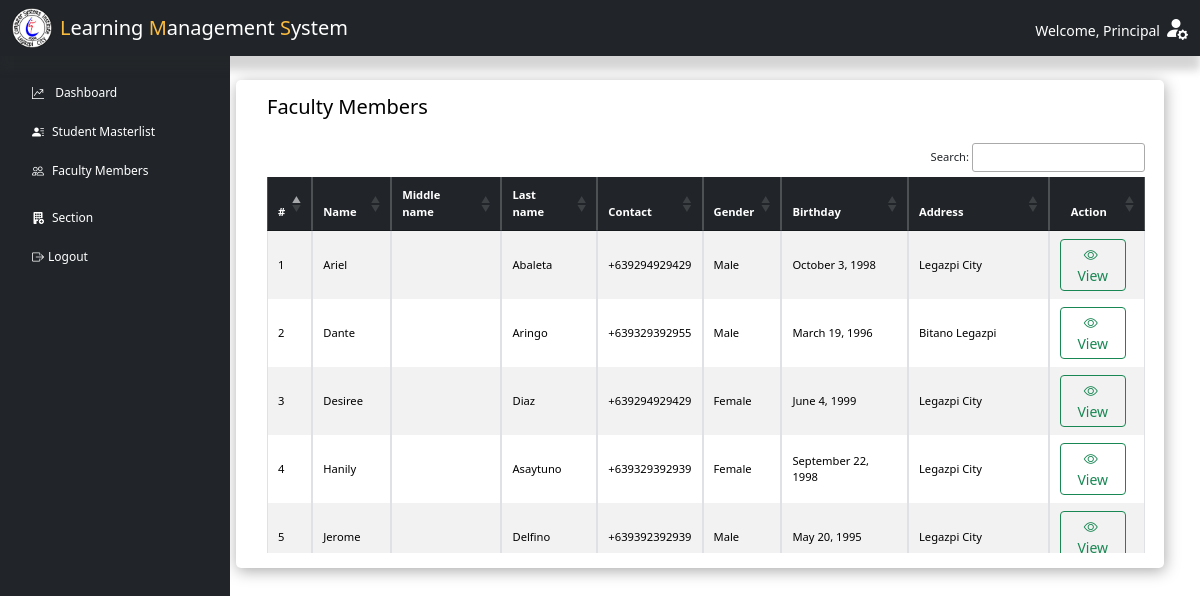
The app's page /principal/index.php?page=facultymembers (signed in), older data.
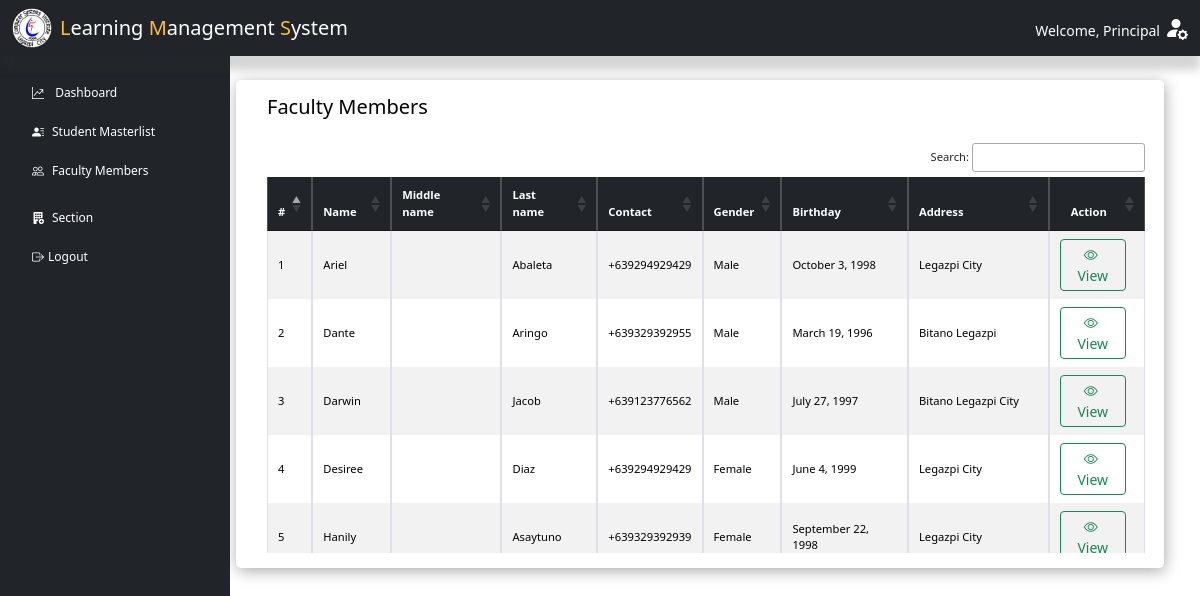
The same page, newer data.
### tables this page shows
CREATE TABLE `teacher` (
  `teacher_id` varchar(50) NOT NULL COMMENT 'Primary key',
  `teacher_fname` varchar(50) NOT NULL,
  `teacher_mname` varchar(50) DEFAULT NULL,
  `teacher_lname` varchar(50) NOT NULL,
  `teacher_contact` varchar(15) NOT NULL,
  `teacher_gender` varchar(50) NOT NULL,
  `teacher_dob` date NOT NULL,
  `status` varchar(50) NOT NULL,
  `teacher_address` varchar(150) NOT NULL,
  `image` varchar(255) DEFAULT NULL,
  `id` varchar(50) DEFAULT NULL COMMENT 'User ID'
);

### includes/dbh-inc.php (called while the page is built)
<?php
include "function.php";
$mySQLFunction = new myDataBase("localhost", "root", "Nicolas051002", "lms_db");

### includes/function.php (called while the page is built, shortened)
<?php
class myDataBase
{
    private $hostname;
    private $username;
    private $password;
    private $database;
    public $con;
    public function __construct($hostname, $username, $password, $database)
    {
        $this->hostname = $hostname;
        $this->username = $username;
        $this->password = $password;
        $this->database = $database;
    }
    public function connection()
    {
        try {
            if (!$this->con) {
                $this->con = mysqli_connect($this->hostname, $this->username, $this->password, $this->database);
                if ($this->con) {
                    return true;
                } else {
                    return false;
                }
            } else {
                return true;
            }
        } catch (mysqli_sql_exception $e) {
            echo $e;
        }
    }
    public function disconnect()
    {
        if ($this->con) {
            if (mysqli_close($this->con)) {
                $this->con = false;
                return true;
            } else {
                return false;
            }
        } else {
            return true;
        }
    }
    public function getTeacher($row = null, $value = null)
    {
        if ($row != null &&  $value != null) {
            $sql = "SELECT * FROM `teacher` WHERE `$row` = '$value'";
            $stored = ($this->con->query($sql))->fetch_assoc();
            return $stored;
        } else {
            $sql = "SELECT * FROM `teacher` ORDER BY `teacher_fname`";
            $stored = ($this->con->query($sql))->fetch_all(MYSQLI_ASSOC);
            return $stored;
        }
    }
}

### principal/facultymembers.php (the view, shortened to what the changed rows need)
<?php
include "../includes/dbh-inc.php";
?>
<main class="col-md-12 ms-sm-auto col-lg-10 px-md-4">
    <div class="container">
        <div class="row">
            <div class="col-12">
                <div class="data-table">
                    <div class="table-responsive small ms-3 me-1">
                        <table id="example" class="table table-bordered table-striped table-sm align-middle">
                            <thead class="table-dark">
                                <tr>
                                    <th scope="col">#</th>
                                    <th scope="col">Name</th>
                                    <th scope="col">Middle name</th>
                                    <th scope="col">Last name</th>
                                    <th scope="col">Contact</th>
                                    <th scope="col">Gender</th>
                                    <th scope="col">Birthday</th>
                                    <th scope="col">Address</th>
                                    <th scope="col" class="text-center">Action</th>
                                </tr>
                            </thead>
                            <tbody>
                                <?php
                                $mySQLFunction->connection();
                                $result = $mySQLFunction->getTeacher();
                                if (!empty($result)) {
                                    $count = 1;
                                    foreach ($result as $row) {
                                        $addedDate = new DateTime($row['teacher_dob']);
                                        $formattedBdate = $addedDate->format('F j, Y');
                                        echo '<td>' . $count . '</td>';
                                        echo '<td>' . ucwords(strtolower($row["teacher_fname"])) . '</td>';
                                        echo '<td>' .  ucwords(strtolower($row["teacher_mname"])) . '</td>';
                                        echo '<td>' .  ucwords(strtolower($row["teacher_lname"])) . '</td>';
                                        echo '<td>+63' . $row["teacher_contact"] . '</td>';
                                        echo '<td>' .  ucwords(strtolower($row["teacher_gender"])) . '</td>';
                                        echo '<td>' . $formattedBdate  . '</td>';
                                        echo '<td>' .  ucwords(strtolower($row["teacher_address"])) . '</td>';
                                        echo '
                                          <td class="d-flex justify-content-center">
                                              <button class="btn btn-sm btn-outline-success me-2" data-bs-toggle="modal" data-bs-target="#edit_teacher' . $row['teacher_id'] . '">
                                                  <i class="bi bi-eye me-1"></i>View
                                              </button>
                                              </td>
                                              ';
                                        $count++;
                                        echo '
                                        <div class="modal fade" id="edit_teacher' . htmlspecialchars($row['teacher_id']) . '" tabindex="-1" aria-labelledby="teachModal" aria-hidden="true">
                                                                                <div class="text-success fw-bolder">ID: ' . htmlspecialchars($row['teacher_id']) . '</div>
                                                        <form action="./includes/Operation/updateStudent.php" method="POST" class="row g-2 needs-validation mb-3" novalidate id="editTeacherForm' . htmlspecialchars($row['teacher_id']) . '">
                                                            <input type="hidden" name="lrnID" value="' . htmlspecialchars($row['teacher_id']) . '">
                                                                        <label for="firstName' . htmlspecialchars($row['teacher_id']) . '" class="form-label">First Name</label>
                                                                        <input type="text" class="form-control" name="firstname" value="' . htmlspecialchars($row['teacher_fname']) . '" readonly disabled>
                                                                        <label for="middleName' . htmlspecialchars($row['teacher_id']) . '" class="form-label">Middle Name</label>
                                                                        <input type="text" class="form-control" name="middlename" value="' . htmlspecialchars($row['teacher_mname']) . '" disabled>
                                                                        <label for="lastName' . htmlspecialchars($row['teacher_id']) . '" class="form-label">Last name</label>
                                                                        <input type="text" class="form-control" name="lastname" value="' . htmlspecialchars($row['teacher_lname']) . '" readonly disabled>
                                                                        <input type="text" class="form-control" name="address" value="' . htmlspecialchars($row['teacher_address']) . '" readonly disabled>
                                                                        <label for="contactNumber' . htmlspecialchars($row['teacher_id']) . '" class="form-label">Contact</label>
                                                                            ' . htmlspecialchars($row['']) . '
                                                                        <label for="gender' . htmlspecialchars($row['teacher_id']) . '" class="form-label">Gender</label>
                                                                        ' . htmlspecialchars($row['']) . '' . htmlspecialchars($row['']) . '
                                                                    <label for="dob' . htmlspecialchars($row['teacher_id']) . '" class="form-label">Date of Birth</label>
                                                                        ' . htmlspecialchars($row['']) . '' . htmlspecialchars($row['']) . '
                                                                        <label for="status' . htmlspecialchars($row['teacher_id']) . '" class="form-label">Employment Status</label>
                                                                        ' . htmlspecialchars($row['']) . '' . htmlspecialchars($row['']) . '
                                                        </form>
                                        ';
                                    }
                                } else {
                                    echo '<tr>
                                <td colspan="10" class="text-center">Teacher not found.<br>
                                </td>
                              </tr>';
                                }
                                echo '</tbody>';
                                echo '</table>';
                                ?>
                    </div>
                </div>
            </div>
        </div>
    </div>
</main>

Row changes from the older to the newer data that the page shows:
no longer on this page (row edited): teacher: teacher_fname "Jerome", teacher_lname "Delfino", teacher_contact "9392392939", teacher_gender "Male", teacher_dob "May 20, 1995", teacher_address "Legazpi City"
added teacher: teacher_fname "Darwin", teacher_lname "Jacob", teacher_contact "9123776562", teacher_gender "Male", teacher_dob "July 27, 1997", teacher_address "Bitano Legazpi City"
